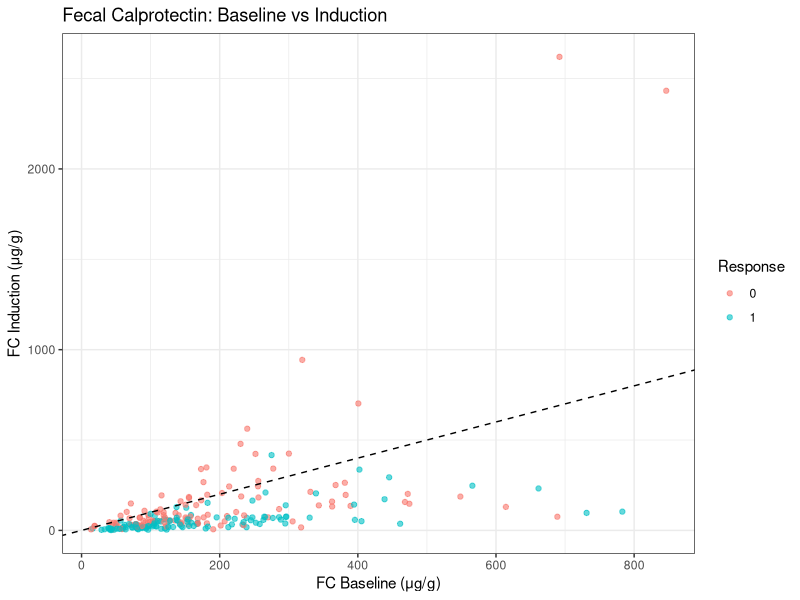
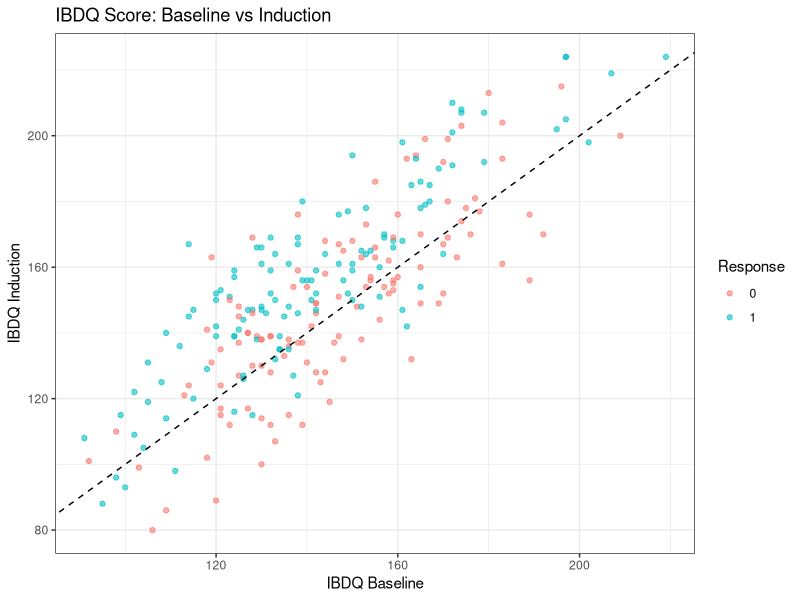

Generate these figures, in order, with R:
# ============================================================================
# Example Data Generation Script
# ============================================================================
# This script generates example patient data for testing the clustering analysis
# 
# Run this script to create sample data that mimics a clinical trial dataset
# with biomarkers at baseline and induction timepoints
# ============================================================================

# Set random seed for reproducibility
set.seed(42)

# Number of patients
n_patients <- 250

# ============================================================================
# Generate Baseline Characteristics
# ============================================================================

# Age: normally distributed, mean 40, SD 12
age <- rnorm(n_patients, mean = 40, sd = 12)
age <- pmax(18, pmin(80, age))  # Constrain to 18-80 years

# Sex: binary
sex <- sample(c("Male", "Female"), n_patients, replace = TRUE, prob = c(0.45, 0.55))

# Disease duration: log-normal distribution
disease_duration <- rlnorm(n_patients, meanlog = 1, sdlog = 0.8)
disease_duration <- round(disease_duration, 1)

# Disease severity at baseline (used to generate correlated outcomes)
severity_baseline <- rnorm(n_patients, mean = 0, sd = 1)

# ============================================================================
# Generate Fecal Calprotectin (FC) Values
# ============================================================================

# FC baseline: log-normal distribution, correlated with disease severity
# Higher FC indicates more inflammation
FC_base_log_true <- 5 + 0.5 * severity_baseline + rnorm(n_patients, 0, 0.5)
FC_base <- exp(FC_base_log_true)

# FC induction: improvement from baseline (negative correlation)
# Simulate treatment effect
treatment_effect <- rnorm(n_patients, mean = -1, sd = 0.8)
FC_induc_log_true <- FC_base_log_true + treatment_effect + rnorm(n_patients, 0, 0.4)
FC_induc <- exp(FC_induc_log_true)

# ============================================================================
# Generate IBDQ Scores
# ============================================================================

# IBDQ baseline: normally distributed, inversely correlated with severity
# Higher IBDQ indicates better quality of life (range: 32-224)
IBDQ_base <- 140 - 15 * severity_baseline + rnorm(n_patients, 0, 20)
IBDQ_base <- pmax(32, pmin(224, IBDQ_base))  # Constrain to valid range

# IBDQ induction: improvement correlated with FC improvement
FC_improvement <- FC_base_log_true - FC_induc_log_true
IBDQ_induc <- IBDQ_base + 10 * FC_improvement + rnorm(n_patients, 0, 15)
IBDQ_induc <- pmax(32, pmin(224, IBDQ_induc))  # Constrain to valid range

# ============================================================================
# Generate Treatment Response Outcome
# ============================================================================

# Response probability based on FC and IBDQ improvement
FC_reduction <- (FC_base - FC_induc) / FC_base
IBDQ_increase <- IBDQ_induc - IBDQ_base

# Logistic model for response
logit_response <- -2 + 
                  3 * FC_reduction + 
                  0.03 * IBDQ_increase + 
                  rnorm(n_patients, 0, 0.5)

prob_response <- 1 / (1 + exp(-logit_response))
response <- rbinom(n_patients, 1, prob_response)

# ============================================================================
# Additional Clinical Variables
# ============================================================================

# Previous treatments
previous_treatments <- sample(0:3, n_patients, replace = TRUE, prob = c(0.3, 0.4, 0.2, 0.1))

# Smoking status
smoking <- sample(c("Never", "Former", "Current"), n_patients, 
                  replace = TRUE, prob = c(0.6, 0.25, 0.15))

# BMI
bmi <- rnorm(n_patients, mean = 24, sd = 4)
bmi <- pmax(16, pmin(40, bmi))

# CRP at baseline (C-reactive protein)
CRP_base <- rlnorm(n_patients, meanlog = 1.5, sdlog = 1)

# CRP at induction
CRP_induc <- CRP_base * exp(treatment_effect * 0.3 + rnorm(n_patients, 0, 0.3))

# ============================================================================
# Introduce Some Missing Values (realistic scenario)
# ============================================================================

# 5% missing for some variables
missing_indices_FC_induc <- sample(1:n_patients, size = round(0.05 * n_patients))
missing_indices_IBDQ_induc <- sample(1:n_patients, size = round(0.05 * n_patients))
missing_indices_CRP <- sample(1:n_patients, size = round(0.08 * n_patients))

FC_induc[missing_indices_FC_induc] <- NA
IBDQ_induc[missing_indices_IBDQ_induc] <- NA
CRP_induc[missing_indices_CRP] <- NA

# ============================================================================
# Create Final Dataset
# ============================================================================

patient_data <- data.frame(
  # Patient identifier
  patient_id = 1:n_patients,
  
  # Demographics
  age = round(age, 1),
  sex = sex,
  bmi = round(bmi, 1),
  smoking = smoking,
  
  # Disease characteristics
  disease_duration = disease_duration,
  previous_treatments = previous_treatments,
  
  # Baseline biomarkers
  FC_base = round(FC_base, 1),
  IBDQ_base = round(IBDQ_base, 0),
  CRP_base = round(CRP_base, 2),
  
  # Induction biomarkers
  FC_induc = round(FC_induc, 1),
  IBDQ_induc = round(IBDQ_induc, 0),
  CRP_induc = round(CRP_induc, 2),
  
  # Outcome
  response = response
)

# ============================================================================
# Data Summary
# ============================================================================

cat("===============================================\n")
cat("Example Patient Data Generated Successfully!\n")
cat("===============================================\n\n")

cat("Dataset dimensions:", nrow(patient_data), "patients x", ncol(patient_data), "variables\n\n")

cat("Variable summary:\n")
print(summary(patient_data))

cat("\n\nMissing values:\n")
missing_summary <- sapply(patient_data, function(x) sum(is.na(x)))
print(missing_summary[missing_summary > 0])

cat("\n\nResponse distribution:\n")
print(table(Response = patient_data$response))
cat("Response rate:", round(mean(patient_data$response) * 100, 1), "%\n")

# ============================================================================
# Save Data
# ============================================================================

# Save as CSV
write.csv(patient_data, "example_patient_data.csv", row.names = FALSE)
cat("\n\nData saved as: example_patient_data.csv\n")

# Save as RData
save(patient_data, file = "example_patient_data.RData")
cat("Data saved as: example_patient_data.RData\n")

# ============================================================================
# Create Data Dictionary
# ============================================================================

data_dictionary <- data.frame(
  Variable = names(patient_data),
  Description = c(
    "Unique patient identifier",
    "Age in years",
    "Sex (Male/Female)",
    "Body Mass Index",
    "Smoking status (Never/Former/Current)",
    "Disease duration in years",
    "Number of previous treatments",
    "Fecal calprotectin at baseline (μg/g)",
    "IBDQ score at baseline (32-224)",
    "C-reactive protein at baseline (mg/L)",
    "Fecal calprotectin at induction (μg/g)",
    "IBDQ score at induction (32-224)",
    "C-reactive protein at induction (mg/L)",
    "Treatment response (0=No, 1=Yes)"
  ),
  Type = sapply(patient_data, class),
  Missing = sapply(patient_data, function(x) sum(is.na(x)))
)

write.csv(data_dictionary, "data_dictionary.csv", row.names = FALSE)
cat("Data dictionary saved as: data_dictionary.csv\n")

cat("\n===============================================\n")
cat("You can now use this data with the clustering analysis script!\n")
cat("===============================================\n")

# ============================================================================
# Quick Visualization
# ============================================================================

# Check if ggplot2 is available
if(require(ggplot2, quietly = TRUE)) {
  
  cat("\nGenerating quick visualizations...\n")
  
  # FC at baseline vs induction
  p1 <- ggplot(patient_data, aes(x = FC_base, y = FC_induc, color = as.factor(response))) +
    geom_point(alpha = 0.6) +
    geom_abline(slope = 1, intercept = 0, linetype = "dashed") +
    labs(
      title = "Fecal Calprotectin: Baseline vs Induction",
      x = "FC Baseline (μg/g)",
      y = "FC Induction (μg/g)",
      color = "Response"
    ) +
    theme_bw()
  
  ggsave("example_data_FC_comparison.png", p1, width = 8, height = 6, dpi = 300)
  
  # IBDQ at baseline vs induction
  p2 <- ggplot(patient_data, aes(x = IBDQ_base, y = IBDQ_induc, color = as.factor(response))) +
    geom_point(alpha = 0.6) +
    geom_abline(slope = 1, intercept = 0, linetype = "dashed") +
    labs(
      title = "IBDQ Score: Baseline vs Induction",
      x = "IBDQ Baseline",
      y = "IBDQ Induction",
      color = "Response"
    ) +
    theme_bw()
  
  ggsave("example_data_IBDQ_comparison.png", p2, width = 8, height = 6, dpi = 300)
  
  cat("Visualizations saved!\n")
}

cat("\n===============================================\n")
cat("Data generation complete!\n")
cat("Next step: Run 'clustering_analysis.R' with this data\n")
cat("===============================================\n")
